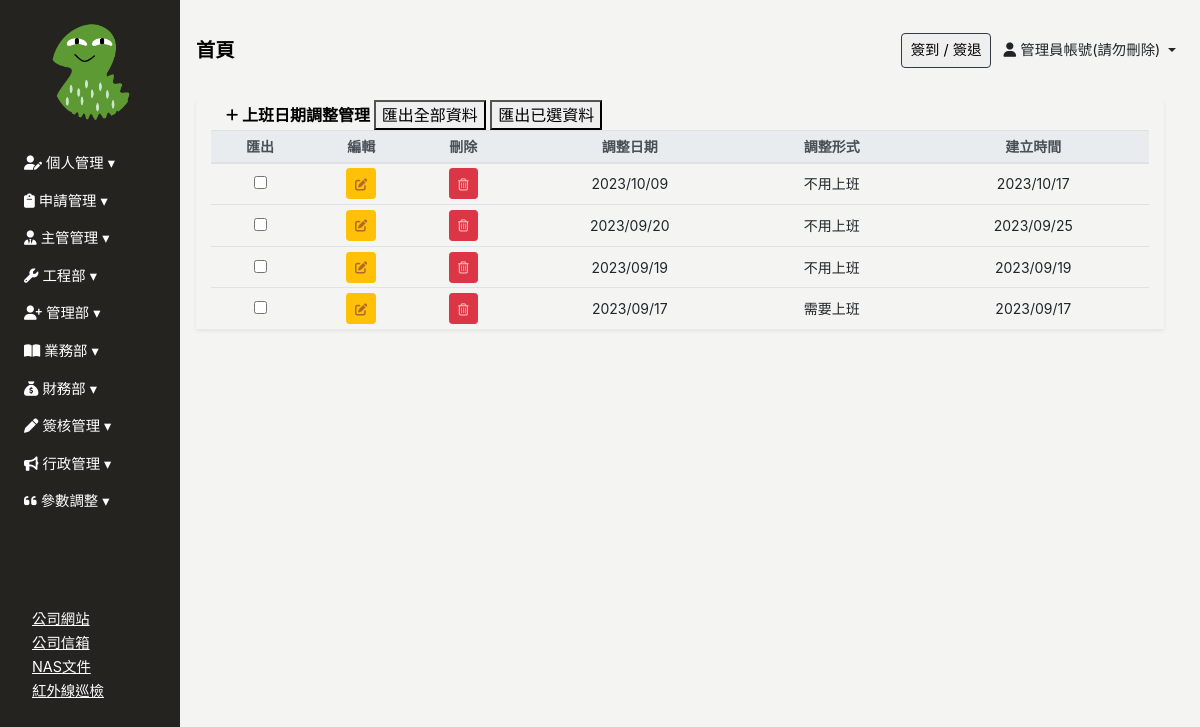
/ExtraWorkDay (signed in), run on the app's committed database.
### Backend/models.py (models this page shows, shortened)
class ModifiedModel(models.Model):
    modified_by = models.ForeignKey("Employee", on_delete=models.SET_NULL, null=True, blank=True)
    created_date = models.DateField(default=timezone.now,verbose_name='建立日期')
    update_date = models.DateField(auto_now=True, verbose_name='更新日期')
    class Meta:
        abstract = True

class Employee(ModifiedModel):
    GENDER_CHOICES = [
        ('M', '男'),
        ('F', '女'),
    ]
    BLOOD_TYPE_CHOICES = [
        ('A', 'A型'),
        ('B', 'B型'),
        ('AB','AB型'),
        ('O', 'O型'),
    ]
    MARITAL_STATUS_CHOICES = [
        ('M', '已婚'),
        ('S', '未婚'),
        ('D', '離異'),
    ]
    MILITARY_STATUS_CHOICES = [
        ('M', '義務役'),
        ('E', '免服役'),
        ('A', '替代役'),
    ]
    user = models.OneToOneField(User, null=True, blank=True, on_delete=models.CASCADE)
    profile_image = models.ImageField(upload_to='employee_profile/', blank=True, null=True, default='employee_profile/default_profile.png', verbose_name='員工照片')
    location_city = models.CharField(max_length=4, choices=LOCATION_CHOICES, null=True, blank=True, verbose_name='居住城市(用於計算)')
    uploaded_files = models.ManyToManyField(UploadedFile,blank=True,  related_name="userfile")
    annualleaves = models.ManyToManyField(AnnualLeave,blank=True,  related_name="AnnualLeave_user")
    full_name = models.CharField(max_length=30, null=True, blank=True, verbose_name='員工名稱')
    employee_id	 = models.CharField(max_length=30, blank=True,verbose_name='員工編號')
    departments = models.ForeignKey('Department', on_delete=models.SET_NULL, blank=True, null=True, related_name='employees', verbose_name='部門名稱')# 你可以通过department.employees.all()访问一个部门的所有员工。
    position = models.CharField(max_length=30, null=True, blank=True, verbose_name='職稱')
    phone_number = models.CharField(max_length=20, null=True, blank=True,verbose_name='手機號碼')
    contact_number = models.CharField(max_length=20, null=True, blank=True,verbose_name='聯絡電話(報價單顯示)')
    start_work_date = models.DateField(null=True, blank=True, verbose_name='到職日期')
    id_number = models.CharField(max_length=20, null=True, blank=True, verbose_name='身份證字號')
    birthday = models.DateField(null=True, blank=True, verbose_name='出生日期')
    gender = models.CharField(max_length=1, choices=GENDER_CHOICES, null=True, blank=True, verbose_name='性別')
    blood_type = models.CharField(max_length=2, choices=BLOOD_TYPE_CHOICES, null=True, blank=True, verbose_name='血型')
    birth_place = models.CharField(max_length=100, null=True, blank=True, verbose_name='出生地')
    marital_status = models.CharField(max_length=1, choices=MARITAL_STATUS_CHOICES, null=True, blank=True, verbose_name='婚姻狀況')
    military_status = models.CharField(max_length=1, choices=MILITARY_STATUS_CHOICES, null=True, blank=True, verbose_name='兵役狀況')
    permanent_address = models.CharField(max_length=50, null=True, blank=True, verbose_name='戶籍地址')
    current_address_city = models.CharField(max_length=50, null=True, blank=True, verbose_name='現居地址縣市')
    current_address = models.CharField(max_length=50, null=True, blank=True, verbose_name='現居地址')
    location = models.CharField(max_length=50, null=True, blank=True, verbose_name='所在地')
    company_email = models.EmailField(null=True, blank=True, verbose_name='公司E_Mail')
    personal_email = models.EmailField(null=True, blank=True, verbose_name='個人E_Mail(報價單顯示)')
    emergency_contact = models.CharField(max_length=50, null=True, blank=True, verbose_name='緊急聯絡人1')
    emergency_contact_relations = models.CharField(max_length=50, null=True, blank=True, verbose_name='關係1')
    emergency_contact_phone = models.CharField(max_length=20, null=True, blank=True, verbose_name='聯絡人電話1')
    default_salary = models.PositiveIntegerField(default=26000, null=True, blank=True, verbose_name="基本薪資")
    job_addition = models.PositiveIntegerField(default=0, null=True, blank=True, verbose_name="職務加給")
    phone_addition = models.PositiveIntegerField(default=0, null=True, blank=True, verbose_name="手機加給")
    certificates_addition = models.PositiveIntegerField(default=0, null=True, blank=True, verbose_name="證照加給")
    labor_protection = models.PositiveIntegerField(default=0, null=True, blank=True, verbose_name="勞保級距")
    health_insurance = models.PositiveIntegerField(default=0, null=True, blank=True, verbose_name="健保級距")
    labor_pension_moeny = models.PositiveIntegerField(default=6, null=True, blank=True, verbose_name="勞退級距")
    labor_pension = models.PositiveIntegerField(default=6, null=True, blank=True, verbose_name="勞退比例(%)")
    class Meta:
        verbose_name = "員工"   # 單數
        verbose_name_plural = verbose_name   #複數

class ExtraWorkDay(ModifiedModel):
    DATE_TYPE_CHOICES = [
        ('extra_work', '補班、額外上班日(這天要上班)'),
        ('day_off', '國定假日、平日休假日(這天不用上班)'),
    ]
    date = models.DateField(verbose_name="調整日期")
    date_type = models.CharField(max_length=10, choices=DATE_TYPE_CHOICES, verbose_name="日期類型")
    created_by = models.ForeignKey("Employee",related_name="ExtraWorkDay_author", on_delete=models.SET_NULL, null=True, blank=True, verbose_name='建立人')
    class Meta:
        verbose_name = "工作日調整"   # 單數
        verbose_name_plural = verbose_name   #複數
        ordering = ['-id']

### Frontend/views.py (the view)
# urls.py: path('ExtraWorkDay',login_required( views.ExtraWorkDay_ListView.as_view()), name="ExtraWorkDay"),
class ExtraWorkDay_ListView(UserPassesTestMixin,ListView):
    model = ExtraWorkDay
    template_name = 'extraworkday/extraworkday.html'
    context_object_name = 'extraworkday_list'
    def get_context_data(self, **kwargs):
        context = super().get_context_data(**kwargs)
        return context
    def test_func(self):
        return Check_Permissions(self.request.user,"管理部管理")

### Frontend/templates/extraworkday/extraworkday.html (shortened to what this page needs)
{% extends 'base/base_dashboard.html' %}
{% block import %}
{% load static%}
{% load custom_tags %}
{% endblock %}
{% block main %}
<div class="main px-3">
    <div class="client-table container-fluid shadow-sm table-responsive-lg">
        <table class="table table-sm table-hover text-center" id="table" data-toggle="table" data-sortable="true"
            data-toolbar="#toolbar" data-search="true" data-show-columns="true" data-filter-strict-search="true"
            data-show-columns-toggle-all="true" data-pagination="true" data-page-size="25" data-page-list="[25, All]"
            data-filter-control="true">
            <div id="toolbar">
                <div class="client-header container-fluid">
                    <a href="" class="font-weight-bold" id="sys_new" data-toggle="modal" data-target="#client-modal">
                        <i class="fa-solid fa-plus fa-sm" style="color: #000000;"></i> 上班日期調整管理
                    </a>
                    <button class="d-none d-md-inline-block" onclick="exportAllOptionToExcel('客戶.xlsx')"
                        data-export-url="{% url 'excel_export' %}">匯出全部資料</button>
                    <button class="d-none d-md-inline-block"
                        onclick="exportSelectedOptionToExcel('上班日期調整.xlsx')">匯出已選資料</button>
                </div>
            </div>
            <thead class="thead-light" style="font-size: 14px;">
                <tr class="text-nowrap">
                    <th data-force-hide="true" data-switchable="false" data-no-print="true" data-field="checkbox"
                        class="d-none d-md-table-cell">匯出</th>
                    <th data-force-hide="true" data-switchable="false" data-no-print="true" data-field="edit">編輯</th>
                    <th data-force-hide="true" data-switchable="false" data-no-print="true" data-field="delete">刪除</th>
                    <th data-field="date" data-sortable="true">調整日期</th>
                    <th data-field="a" data-sortable="true">調整形式</th>
                    <th data-field="b" data-sortable="true">建立時間</th>
                </tr>
            </thead>
            <tbody class="text-nowrap" style="font-size: 14px;">
                {% for client in extraworkday_list %}
                <tr>
                    <td><input type="checkbox" name="importcheckd" onclick="updateCheckedArray(this)"
                            value="{{ client.id }}"></td>
                    <td>
                        <a data-target="#client-modal" type="button" data-url="ExtraWorkDay" data-id="{{ client.id }}"
                            class=" btn btn-sm btn-warning" data-toggle="modal" onclick="LoadData(event)">
                        </a>
                    </td>
                    <td>
                        <a data-url="ExtraWorkDay" data-target="#client-modal" data-id="{{ client.id }}" type="button"
                            class="sys_del btn btn-sm btn-danger" onclick="DELETE_handleClick(event)">
                        </a>
                    </td>
                    <td>
                        {{ client.date|date:"Y/m/d" }}
                    </td>
                    <td>
                        {% if client.date_type == 'day_off' %}
                        不用上班
                        {% else %}
                        需要上班
                        {% endif %}
                    </td>
                    <td>
                        {{ client.created_date|date:"Y/m/d" }}
                    </td>
                </tr>
                {% endfor %}
            </tbody>
        </table>
    </div>
</div>
{% endblock %}

### Frontend/templates/base/sidebar.html (shortened to what this page needs)
{% load tz %}
{% load custom_tags %}
{% load static%}
<div class="sidebar pl-2 collapse width show" id="sidebarCollapse">
    <div class="sidebar-img w-50 mx-auto pt-4">
        <img src="{{ request.user.employee.profile_image.url }}" class="img-fluid" style="border-radius: 50%;object-fit: cover;" >
    </div>
    <ul class="nav flex-column mt-4" id="sidebarMenu">
        <li class="nav-item">
            <a class="nav-link collapsed" href="#" data-target="#calendarCollapse" data-toggle="collapse">
                <i class="fa-solid fa-user-pen" style="color: #ffffff;"></i> 個人管理
            </a>
        </li>
        <li class="nav-item">
            <a class="nav-link collapsed" href="#" data-target="#applicationCollapse" data-toggle="collapse">
                <i class="fa-solid fa-clipboard" style="color: #ffffff;"></i> 申請管理
            </a>
        </li>
        {% if user|in_group_T_or_F:"主管" or pass_test_func %}
        <li class="nav-item">
            <a class="nav-link collapsed" href="#" data-target="#directorCollapse" data-toggle="collapse"
                aria-expanded="false" aria-controls="directorCollapse">
                <i class="fa-solid fa-user-tie" style="color: #ffffff;"></i> 主管管理
            </a>
        </li>
        {% endif %}
        {% if user|in_group_T_or_F:"工程" or pass_test_func %}
        <li class="nav-item">
            <a class="nav-link collapsed" href="#" data-target="#engineerCollapse" data-toggle="collapse"
                aria-expanded="false" aria-controls="engineerCollapse">
                <i class="fa-solid fa-wrench" style="color: #ffffff;"></i> 工程部
            </a>
        </li>
        {% endif %}
        {% if user|in_group_T_or_F:"簽核流程管理" or user|in_group_T_or_F:"管理部" or user|in_group_T_or_F:"員工出勤" or pass_test_func %}
        <li class="nav-item">
            <a class="nav-link collapsed" href="#" data-target="#personnelCollapse" data-toggle="collapse"
                aria-expanded="false" aria-controls="personnelCollapse">
                <i class="fa-solid fa-user-plus" style="color: #ffffff;"></i> 管理部
            </a>
        </li>
        {% endif %}
        {% if user|in_group_T_or_F:"業務" or pass_test_func %}
        <li class="nav-item">
            <a class="nav-link collapsed" href="#" data-target="#salesCollapse" data-toggle="collapse"
                aria-expanded="false" aria-controls="salesCollapse">
                <i class="fa-solid fa-book-open" style="color: #ffffff;"></i> 業務部
            </a>
        </li>
        {% endif %}
        {% if user|in_group_T_or_F:"財務部" or pass_test_func %}
        <li class="nav-item">
            <a class="nav-link collapsed" href="#financialCollapse" data-toggle="collapse" aria-expanded="false"
                aria-controls="financialCollapse">
                <i class="fa-solid fa-sack-dollar" style="color: #ffffff;"></i> 財務部
            </a>
        </li>
        {% endif %}
        <li class="nav-item">
            <a class="nav-link collapsed" href="#approvalCollapse" data-toggle="collapse" aria-expanded="false"
                aria-controls="approvalCollapse">
                <i class="fa-solid fa-pen" style="color: #ffffff;"></i> 簽核管理
            </a>
        </li>
        {% if user|in_group_T_or_F:"公告" or pass_test_func %}
        <li class="nav-item">
            <a class="nav-link collapsed" href="#newsCollapse" data-toggle="collapse" aria-expanded="false"
                aria-controls="newsCollapse">
                <i class="fa-solid fa-bullhorn" style="color: #ffffff;"></i> 行政管理
            </a>
        </li>
        {% endif %}
        {% if pass_test_func or  user|in_group_T_or_F:"參數管理"  %}
        <li class="nav-item">
            <a class="nav-link collapsed" href="#OP" data-toggle="collapse" aria-expanded="false" aria-controls="OP">
                <i class="fa-solid fa-quote-left" style="color: #ffffff;"></i> 參數調整
            </a>
        </li>
        {% endif %}
        <li class="nav-item" style="margin-top: 50%;">
            <ul class="nav flex-column ml-4">
                <li>
                    <a href="https://web.hocom.tw/h/index?key=aqurz" type="button" style="text-decoration: underline;">公司網站</a>
                </li>
                <li>
                    <a href="http://211.75.230.86/webmail-cgi/XwebMail?_task=login&_remove=1" type="button" style="text-decoration: underline;">公司信箱</a>
                </li>
                <li>
                    <a href="https://211.75.230.87:5001/#/signin" type="button" style="text-decoration: underline;">NAS文件</a>
                </li>
                <li>
                    <a href="https://www.wgi.tw:5557/logout" type="button" style="text-decoration: underline;">紅外線巡檢</a>
                </li>
            </ul>
        </li>
    </ul>
</div>

### Frontend/templates/base/header.html (shortened to what this page needs)
<header class="d-flex justify-content-between align-items-center px-3">
    <div>
        <a href="{% url 'index' %}" style="color: #000; text-decoration: none;">
            <span class="font-weight-bold" style="font-size: clamp(1rem, 2vw, 1.2rem);">
                首頁
            </span>
        </a>
    </div>
    <div>
        <button type="button" class="display-none border border-dark rounded mr-2" data-toggle="modal" data-target="#clock-inout" @click="catchDateTime">
            簽到 / 簽退
        </button>
        <span class="display-none dropdown-toggle mr-2 employee_full_name" data-toggle="dropdown">
            <i class="fa-solid fa-user"></i> {{ request.user.employee.full_name }}
        </span>
    </div>
</header>
{% load static %}

### data on the page
ExtraWorkDay: date "2023/10/09", date_type "不用上班", created_date "2023/10/17"
ExtraWorkDay: date "2023/09/20", date_type "不用上班", created_date "2023/09/25"
ExtraWorkDay: date "2023/09/19", date_type "不用上班", created_date "2023/09/19"
ExtraWorkDay: date "2023/09/17", date_type "需要上班", created_date "2023/09/17"

### other printed values
{{ request.user.employee.full_name }} "管理員帳號(請勿刪除)"
